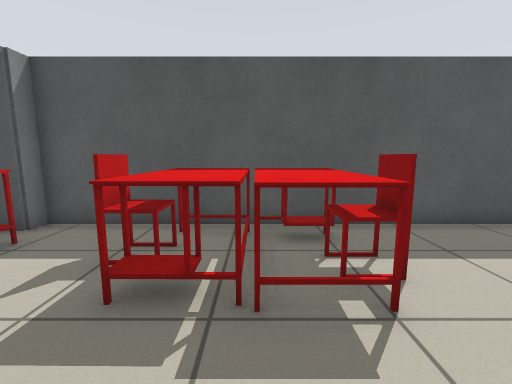
[1] (above)

16 first-person views from a walk through a world built for the Player/Stage simulator. The camera is 0.86 m above the floor, tilts 8° down and sees 90° across. The lines on the ground mark 1 m squares. The floor is counted in squares, 0.5 m on a side. Each view is taken from the middle of a square. On the plan, view 1 faces up. The plan holds only what a view shows up to about 14 squares ahead; the rest is blank. The robots in the file are not drawn.

[2]
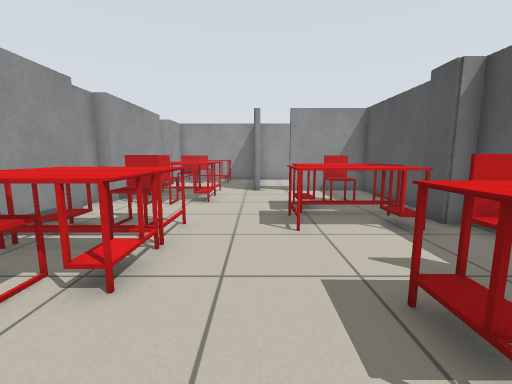

[3]
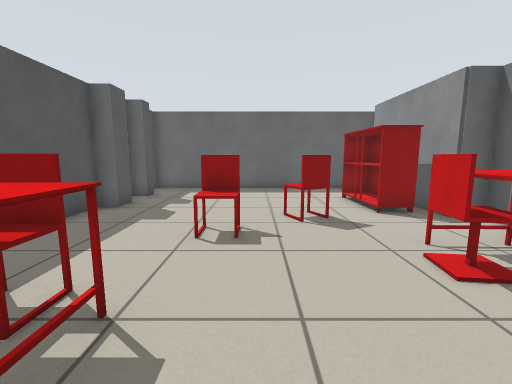

[4]
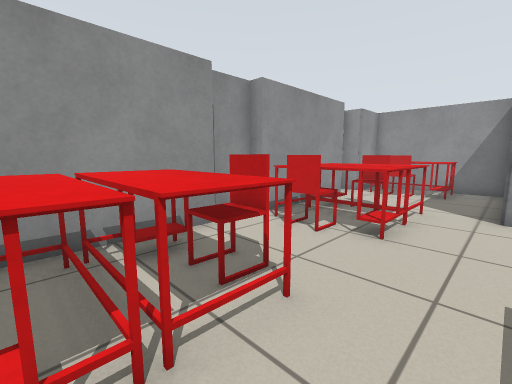

[5]
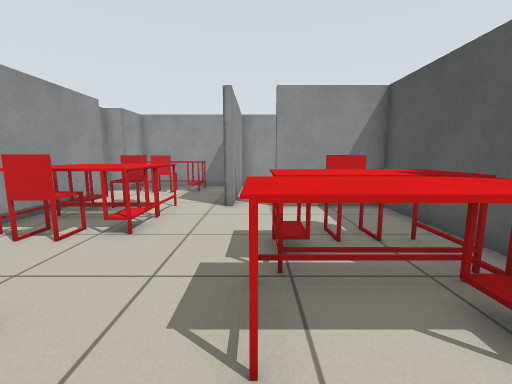

[6]
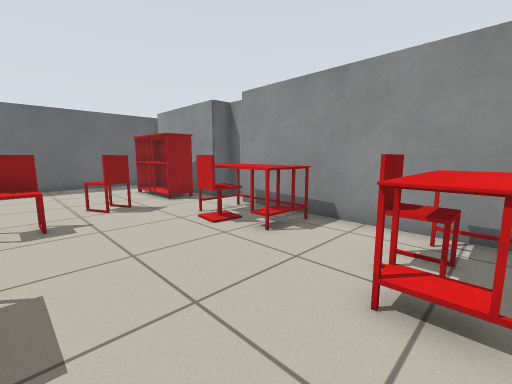

[7]
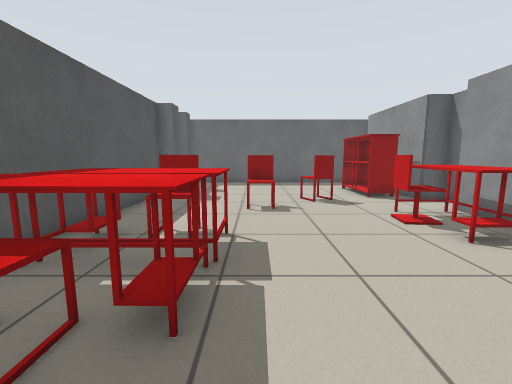

[8]
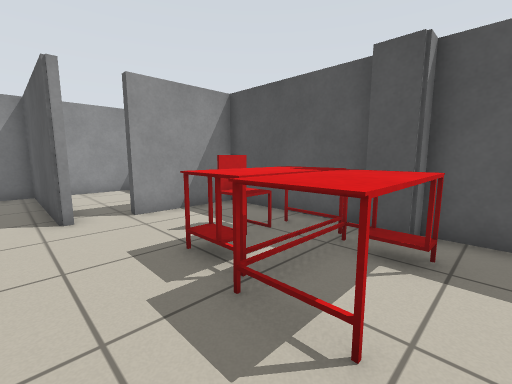

[9]
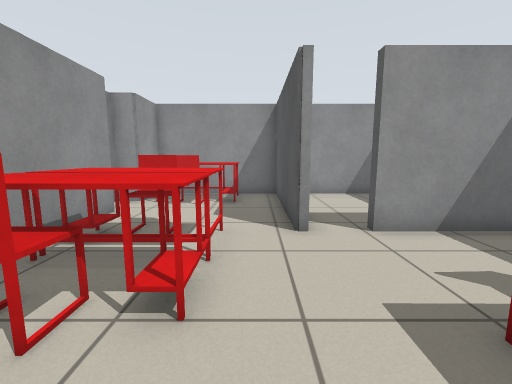

[10]
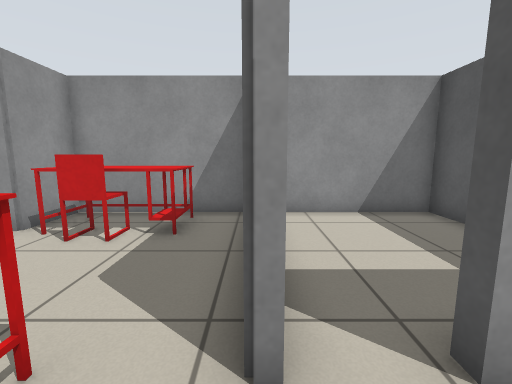

[11]
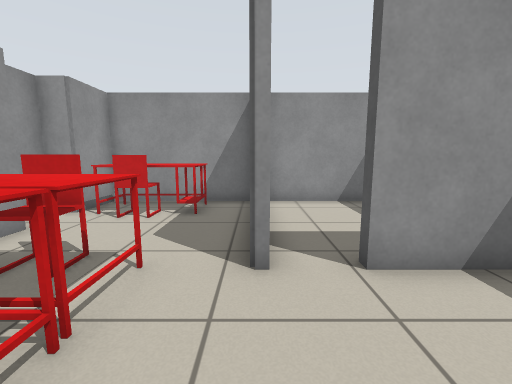

[12]
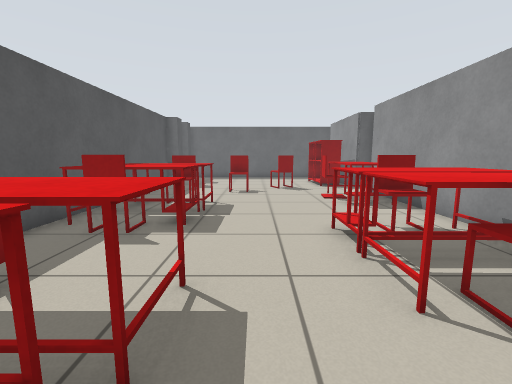

[13]
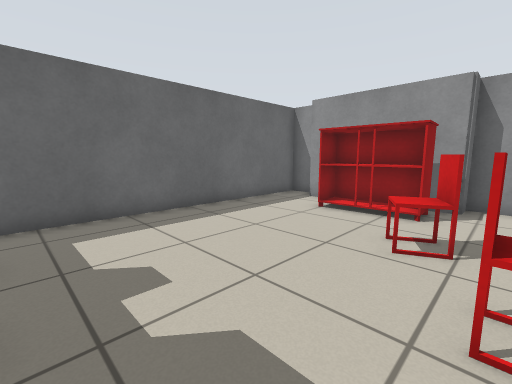

[14]
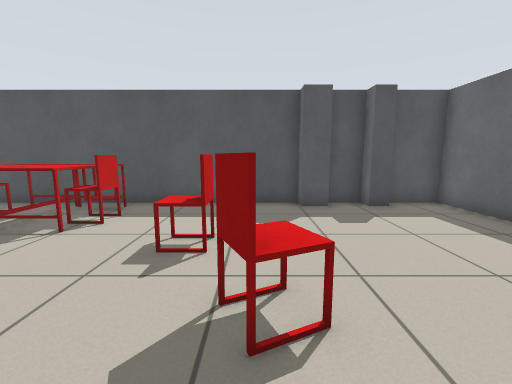

[15]
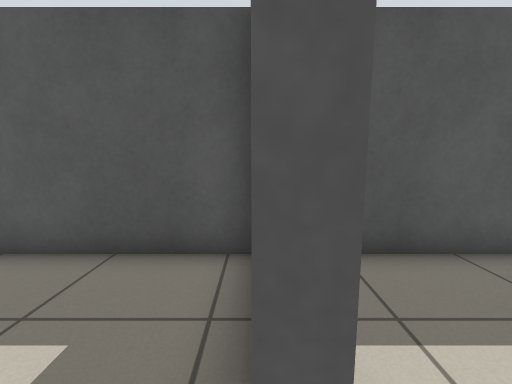

[16]
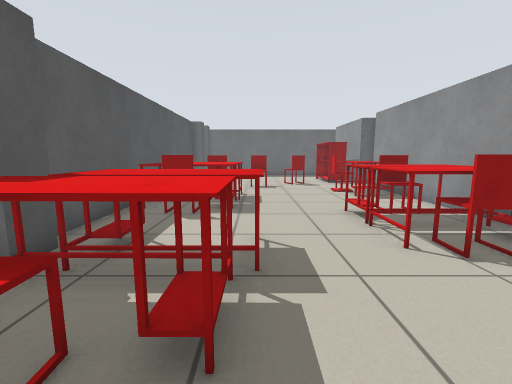

### Floor plan
Points are (right, up) in squares from view 1. A wall is a line through its corners. A room is listed if a view was taken in it or the views show most of it. See-through windows are left out.
Room 1 (views 1, 2, 3, 4, 5, 6, 7, 8, 9, 10, 11, 12, 13, 14, 16)
walls: (-6.5, 6.3) (-11.7, 6.3) (-11.7, 2.7); (-7, -4.4) (4.2, -4.4); (4.9, -5.3) (5.9, -5.3) (5.9, -4.4) (11.2, -4.4); (-8.7, -4.9) (-7.2, -4.9); (8.5, 5.7) (7.6, 5.7) (7.6, 6.3) (-5.3, 6.3) (-5.3, 5.7) (-6.4, 5.7); (-11.6, 0.9) (-17.7, 0.9) (-17.7, -4.4) (-15.7, -4.4) (-15.7, -5.3) (-14.8, -5.3); (10.6, 5.7) (9.9, 5.7) (9.9, 6.3) (8.6, 6.3); (-14, -4.4) (-8.7, -4.4); (11.6, -5.3) (12.7, -5.3) (12.7, 6.3) (10.9, 6.3)
ways out: opening at (-12, 2) to room 2
objects: other object (-17, -4) to (-16, -1); other object (-15, -3) to (-15, -2); other object (-12, -4) to (-11, -1); other object (-12, -3) to (-12, -2); other object (-10, -4) to (-9, -1); other object (-9, 4) to (-8, 4); other object (-8, -3) to (-8, -2); other object (-8, 3) to (-7, 5); other object (-6, -2) to (-5, -2); other object (-6, 2) to (-5, 5); other object (-5, -4) to (-4, -1); other object (-3, -4) to (-2, -1); other object (-2, -3) to (-2, -2); other object (-2, 3) to (-1, 6); other object (-2, 4) to (-2, 5); other object (0, 3) to (1, 5); other object (1, -4) to (4, -3); other object (2, 4); other object (3, -2); other object (4, 2) to (5, 2); other object (6, -1) to (7, 0); other object (7, -4) to (9, -3)
Room 2 (view 15)
walls: (-17.1, 1.2) (-11.6, 1.2); (-11.7, 2.7) (-12.1, 2.7); (-12, 6.3) (-17.7, 6.3) (-17.7, 1.5)
ways out: opening at (-12, 2) to room 1

Positions as (right, up) in squares from view 1, and headings:
1: (0, 0), facing up
2: (1, 1), facing left
3: (-1, 1), facing right
4: (-3, 1), facing down-left
5: (-3, 2), facing left
6: (-3, 2), facing down-right
7: (-4, 2), facing right
8: (-4, 0), facing up-left
9: (-6, 0), facing left
10: (-10, 1), facing left
11: (-8, 1), facing left
12: (-8, 1), facing right
13: (5, 5), facing down-right
14: (6, -3), facing up
15: (-12, 2), facing up
16: (-10, 2), facing right
